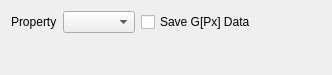
<?xml version="1.0" encoding="UTF-8"?>
<ui version="4.0">
 <class>PropertiesTab</class>
 <widget class="QWidget" name="PropertiesTab">
  <property name="geometry">
   <rect>
    <x>0</x>
    <y>0</y>
    <width>332</width>
    <height>75</height>
   </rect>
  </property>
  <property name="windowTitle">
   <string>Form</string>
  </property>
  <layout class="QVBoxLayout" name="verticalLayout">
   <item>
    <layout class="QHBoxLayout" name="_7">
     <item>
      <widget class="QLabel" name="label_169">
       <property name="text">
        <string>Property</string>
       </property>
      </widget>
     </item>
     <item>
      <widget class="QComboBox" name="moprop"/>
     </item>
     <item>
      <widget class="QCheckBox" name="moprop_save_last_gpx">
       <property name="text">
        <string>Save G[Px] Data</string>
       </property>
      </widget>
     </item>
     <item>
      <spacer>
       <property name="orientation">
        <enum>Qt::Horizontal</enum>
       </property>
       <property name="sizeHint" stdset="0">
        <size>
         <width>40</width>
         <height>20</height>
        </size>
       </property>
      </spacer>
     </item>
    </layout>
   </item>
   <item>
    <spacer name="verticalSpacer">
     <property name="orientation">
      <enum>Qt::Vertical</enum>
     </property>
     <property name="sizeHint" stdset="0">
      <size>
       <width>20</width>
       <height>21</height>
      </size>
     </property>
    </spacer>
   </item>
  </layout>
 </widget>
 <resources/>
 <connections/>
</ui>
